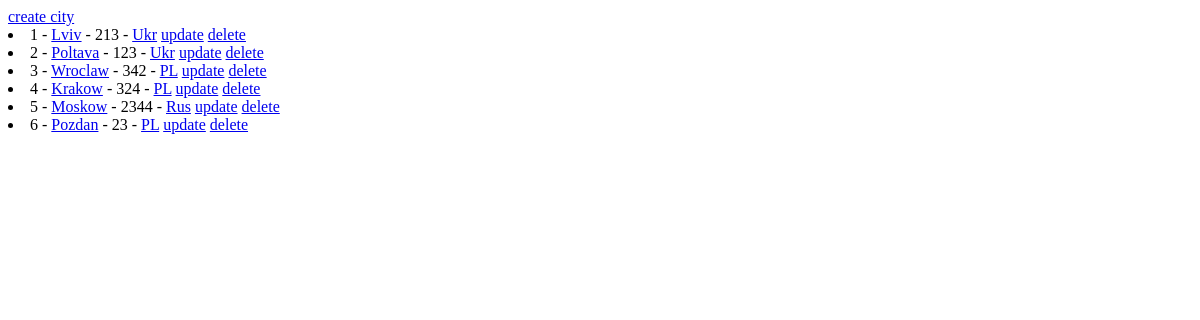
The page /city/list on the database as committed earlier.
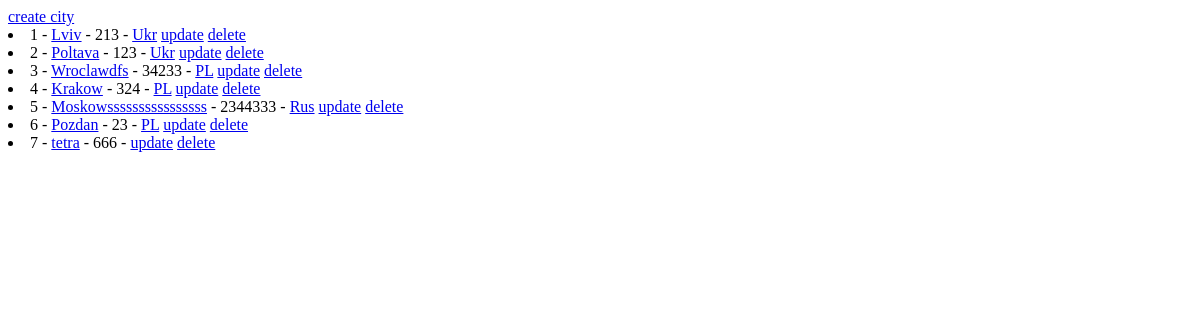
The same page on the database as committed later.
### app.py (models this page shows, shortened)
class City(db.Model):
    id = db.Column(db.Integer, primary_key=True)
    name = db.Column(db.String)
    size = db.Column(db.Integer)
    country_id = db.Column(db.Integer, db.ForeignKey('country.id'), nullable=True)
    country = db.relationship('Country', backref=db.backref('cities', lazy=True))

class Country(db.Model):
    id = db.Column(db.Integer, primary_key=True)
    name = db.Column(db.String)

### app.py (the view)
@app.route('/city/list')
def city_list():
    cities = City.query.all()
    return render_template('cities.html', date=cities)

### templates/cities.html (shortened to what this page needs)
<!DOCTYPE html>
<html lang="en">
<head>
</head>
<body>
<a href="/city">create city</a>
{% for city in date %}
<li>{{ city.id }} - <a href="/city/{{ city.id }}"> {{ city.name }}</a> - {{city.size}} -
    <a href="/country/{{ city.country_id }}">{{city.country.name}}</a>
    <a href="/city/update/{{ city.id }}">update</a>
    <a href="/city/delete/{{ city.id }}">delete</a>
</li>
{% endfor %}
</body>
</html>

Rows that differ between the two databases and show on the page:
changed City id 3: name "Wroclaw" → "Wroclawdfs"; size "342" → "34233"
changed City "Rus": name "Moskow" → "Moskowssssssssssssssss"; size "2344" → "2344333"
added City: id "7", name "tetra", size "666"
